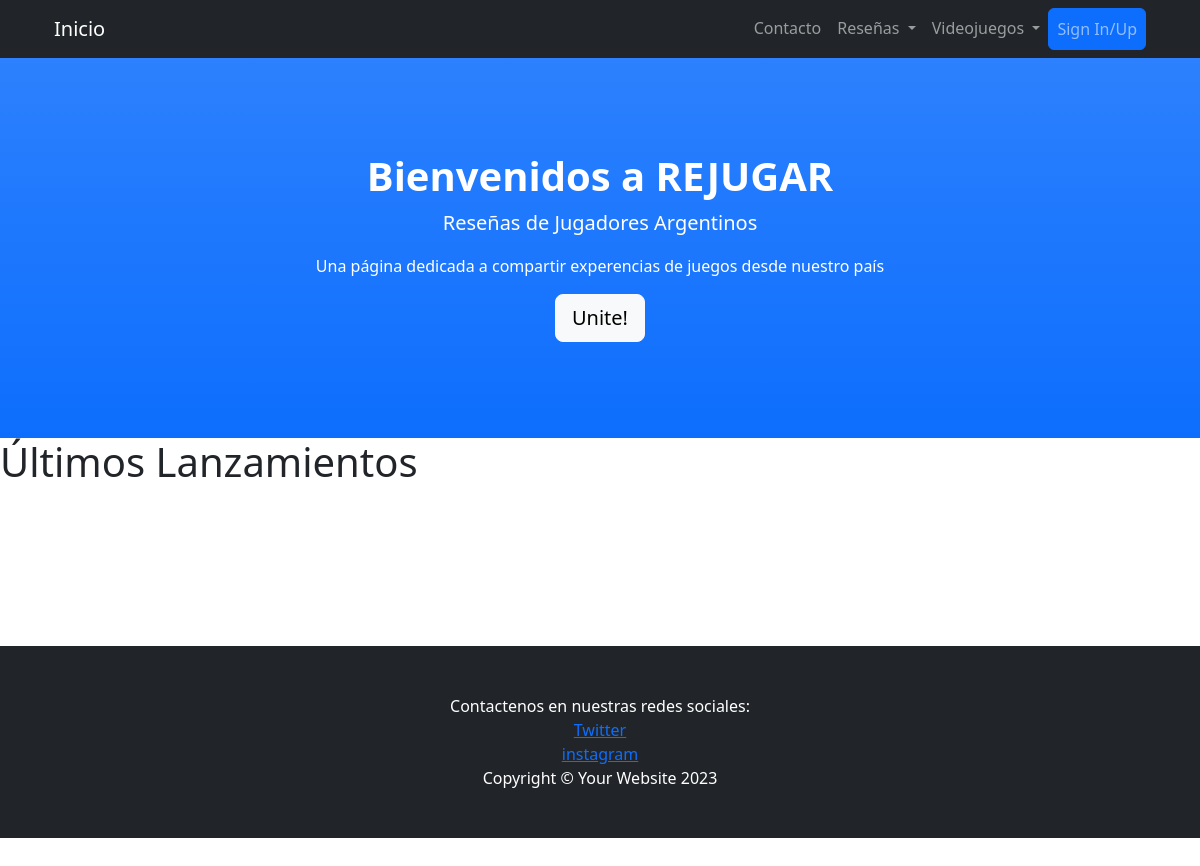
The page /user/ultimos-videojuegos/ on the database as committed earlier.
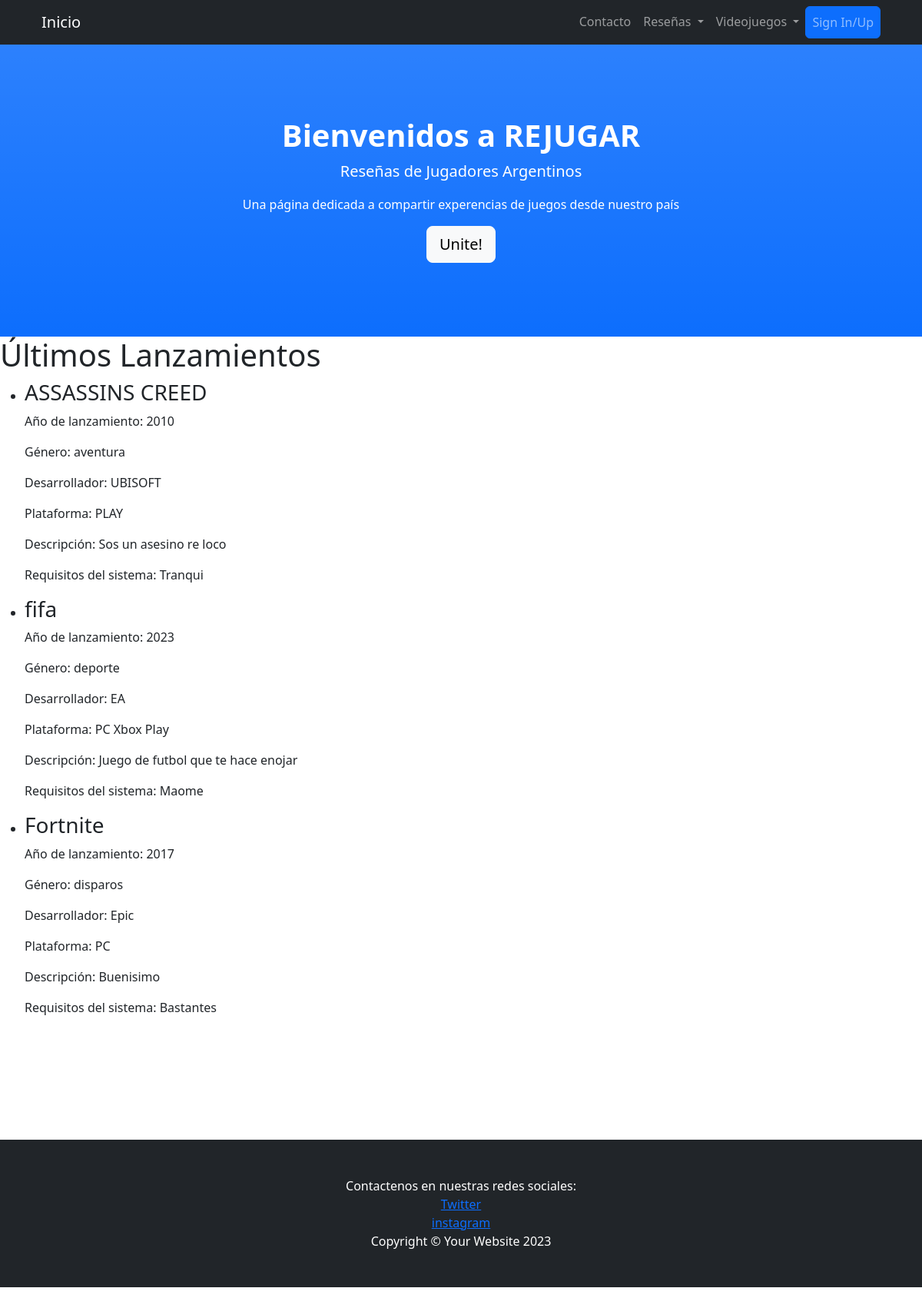
The same page on the database as committed later.
### Usuarios/models.py (models this page shows, shortened)
class Videojuego(models.Model):
    nombre = models.CharField(max_length=100)
    ano_lanzamiento = models.IntegerField()
    genero = models.CharField(max_length=50, choices=generos_choices)
    desarrollador = models.CharField(max_length=100)
    plataforma = models.CharField(max_length=50)
    descripcion = models.TextField()
    requisitos_sistema = models.TextField()

### Usuarios/views.py (the view)
# urls.py: path('ultimos-videojuegos/', views.ultimos_videojuegos, name='ultimos_videojuegos'),
def ultimos_videojuegos(request):
    ultimos_videojuegos=Videojuego.objects.order_by('-plataforma')[:3]
    context = {
        'ultimos_videojuegos': ultimos_videojuegos
    }
    return render(request, 'Usuarios/ultimos_videojuegos.html', context)

### Usuarios/templates/Usuarios/ultimos_videojuegos.html (shortened to what this page needs)
{% extends "Usuarios/padre.html" %}
{% load static %}
{% block cambiante %}
    <head>
    </head>
    <body>
        <h1>Últimos Lanzamientos</h1>
        <ul>
            {% for videojuego in ultimos_videojuegos %}
                <li>
                    <h3>{{ videojuego.nombre }}</h3>
                    <p>Año de lanzamiento: {{ videojuego.ano_lanzamiento }}</p>
                    <p>Género: {{ videojuego.genero }}</p>
                    <p>Desarrollador: {{ videojuego.desarrollador }}</p>
                    <p>Plataforma: {{ videojuego.plataforma }}</p>
                    <p>Descripción: {{ videojuego.descripcion }}</p>
                    <p>Requisitos del sistema: {{ videojuego.requisitos_sistema }}</p>
                </li>
            {% endfor %}
        </ul>
    </body>
{% endblock %}

Rows that differ between the two databases and show on the page:
added Videojuego: nombre "ASSASSINS CREED", ano_lanzamiento "2010", genero "aventura", desarrollador "UBISOFT", plataforma "PLAY", descripcion "Sos un asesino re loco", requisitos_sistema "Tranqui"
added Videojuego: nombre "fifa", ano_lanzamiento "2023", genero "deporte", desarrollador "EA", plataforma "PC Xbox Play", descripcion "Juego de futbol que te hace enojar", requisitos_sistema "Maome"
added Videojuego: nombre "Fortnite", ano_lanzamiento "2017", genero "disparos", desarrollador "Epic", plataforma "PC", descripcion "Buenisimo", requisitos_sistema "Bastantes"
